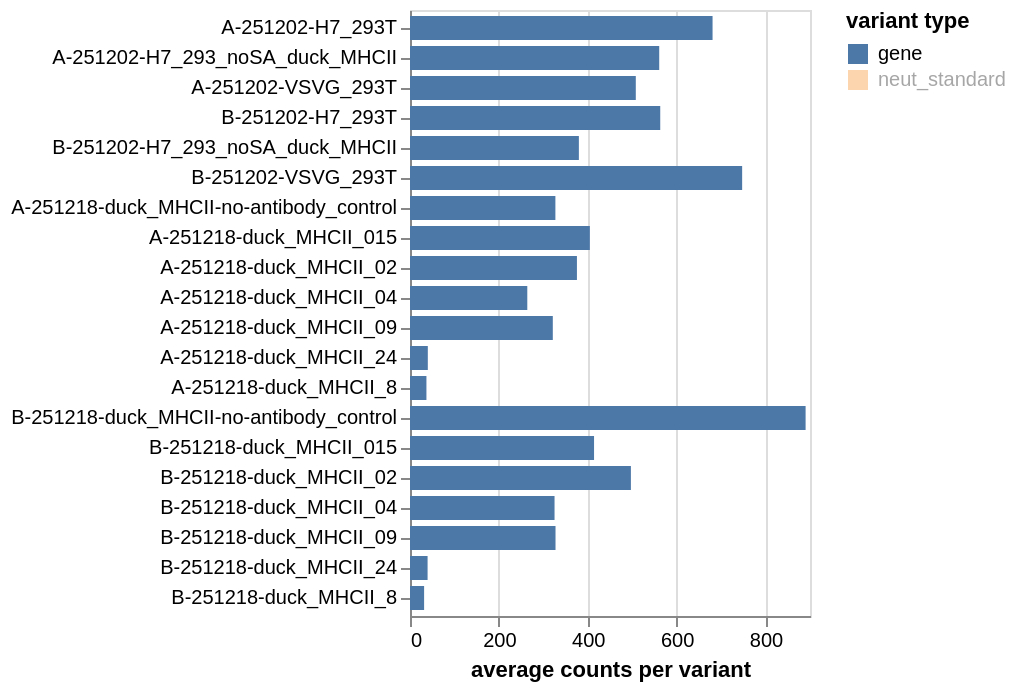

Write notebook code for a chart like this one.
### Markdown cell above
## Counts of each target type
We may have different target types in addition to the gene, such as a spike-in or neutralization standard.
Plot the average counts per variant of each target type:

### Code cell
avg_counts_by_target = variants.avgCountsPerVariant(libraries=variants.libraries).merge(
    barcode_runs, validate="many_to_one"
)

target_selection = alt.selection_point(fields=["target"], bind="legend", value="gene")

avg_counts_by_target_chart = (
    alt.Chart(avg_counts_by_target)
    .encode(
        x=alt.X("avg_counts_per_variant", title="average counts per variant"),
        y=alt.Y("sample", title=None, sort=samples),
        yOffset="target",
        color=alt.Color(
            "target",
            title="variant type",
            scale=alt.Scale(domain=avg_counts_by_target["target"].unique()),
        ),
        tooltip=[
            alt.Tooltip(c, format=".3g") if c == "avg_count_per_variant" else c
            for c in avg_counts_by_target.columns
        ],
    )
    .mark_bar()
    .properties(width=200, height=alt.Step(15, **{"for": "position"}))
    .configure_axis(labelLimit=500)
    .add_params(*selections, target_selection)
    .transform_filter(target_selection)
)
for selection in selections:
    avg_counts_by_target_chart = avg_counts_by_target_chart.transform_filter(selection)

avg_counts_by_target_chart

### Figure 1 — Vega-Lite specification as saved in the notebook (floating-point values rounded to 4 significant figures)
{"config": {"view": {"continuousWidth": 300, "continuousHeight": 300}, "axis": {"labelLimit": 500}}, "data": {"name": "data-c1f655ba44fc00f20a52ad359c35ec49"}, "mark": {"type": "bar"}, "encoding": {"color": {"field": "target", "scale": {"domain": ["gene", "neut_standard"]}, "title": "variant type", "type": "nominal"}, "tooltip": [{"field": "target", "type": "nominal"}, {"field": "library", "type": "nominal"}, {"field": "sample", "type": "nominal"}, {"field": "avg_counts_per_variant", "type": "quantitative"}, {"field": "date", "type": "nominal"}], "x": {"field": "avg_counts_per_variant", "title": "average counts per variant", "type": "quantitative"}, "y": {"field": "sample", "sort": ["A-251202-H7_293T", "A-251202-H7_293_noSA_duck_MHCII", "A-251202-VSVG_293T", "B-251202-H7_293T", "B-251202-H7_293_noSA_duck_MHCII", "B-251202-VSVG_293T", "A-251218-duck_MHCII-no-antibody_control", "A-251218-duck_MHCII_015", "A-251218-duck_MHCII_02", "A-251218-duck_MHCII_04", "A-251218-duck_MHCII_09", "A-251218-duck_MHCII_24", "A-251218-duck_MHCII_8", "B-251218-duck_MHCII-no-antibody_control", "B-251218-duck_MHCII_015", "B-251218-duck_MHCII_02", "B-251218-duck_MHCII_04", "B-251218-duck_MHCII_09", "B-251218-duck_MHCII_24", "B-251218-duck_MHCII_8"], "title": null, "type": "nominal"}, "yOffset": {"field": "target", "type": "nominal"}}, "height": {"step": 15, "for": "position"}, "params": [{"name": "param_1", "select": {"type": "point", "fields": ["library"]}, "bind": {"input": "select", "options": [null, "A", "B"], "labels": ["all", "A", "B"], "name": "library"}}, {"name": "param_2", "select": {"type": "point", "fields": ["date"]}, "bind": {"input": "select", "options": [null, "2025-12-02", "2025-12-18"], "labels": ["all", "2025-12-02", "2025-12-18"], "name": "date"}}, {"name": "param_4", "select": {"type": "point", "fields": ["target"]}, "bind": "legend", "value": "gene"}], "transform": [{"filter": {"param": "param_4"}}, {"filter": {"param": "param_1"}}, {"filter": {"param": "param_2"}}], "width": 200, "$schema": "https://vega.github.io/schema/vega-lite/v5.20.1.json", "datasets": {"data-c1f655ba44fc00f20a52ad359c35ec49": [{"target": "gene", "library": "A", "sample": "A-251202-H7_293T", "avg_counts_per_variant": 680.8, "date": "2025-12-02"}, {"target": "gene", "library": "A", "sample": "A-251202-H7_293_noSA_duck_MHCII", "avg_counts_per_variant": 560.7, "date": "2025-12-02"}, {"target": "gene", "library": "A", "sample": "A-251202-VSVG_293T", "avg_counts_per_variant": 508.0, "date": "2025-12-02"}, {"target": "gene", "library": "A", "sample": "A-251218-duck_MHCII-no-antibody_control", "avg_counts_per_variant": 327.1, "date": "2025-12-18"}, {"target": "gene", "library": "A", "sample": "A-251218-duck_MHCII_015", "avg_counts_per_variant": 404.7, "date": "2025-12-18"}, {"target": "gene", "library": "A", "sample": "A-251218-duck_MHCII_02", "avg_counts_per_variant": 375.6, "date": "2025-12-18"}, {"target": "gene", "library": "A", "sample": "A-251218-duck_MHCII_04", "avg_counts_per_variant": 263.9, "date": "2025-12-18"}, {"target": "gene", "library": "A", "sample": "A-251218-duck_MHCII_09", "avg_counts_per_variant": 321.3, "date": "2025-12-18"}, {"target": "gene", "library": "A", "sample": "A-251218-duck_MHCII_24", "avg_counts_per_variant": 40.1, "date": "2025-12-18"}, {"target": "gene", "library": "A", "sample": "A-251218-duck_MHCII_8", "avg_counts_per_variant": 36.99, "date": "2025-12-18"}, {"target": "gene", "library": "B", "sample": "B-251202-H7_293T", "avg_counts_per_variant": 563.0, "date": "2025-12-02"}, {"target": "gene", "library": "B", "sample": "B-251202-H7_293_noSA_duck_MHCII", "avg_counts_per_variant": 380.0, "date": "2025-12-02"}, {"target": "gene", "library": "B", "sample": "B-251202-VSVG_293T", "avg_counts_per_variant": 747.3, "date": "2025-12-02"}, {"target": "gene", "library": "B", "sample": "B-251218-duck_MHCII-no-antibody_control", "avg_counts_per_variant": 890.1, "date": "2025-12-18"}, {"target": "gene", "library": "B", "sample": "B-251218-duck_MHCII_015", "avg_counts_per_variant": 414.1, "date": "2025-12-18"}, {"target": "gene", "library": "B", "sample": "B-251218-duck_MHCII_02", "avg_counts_per_variant": 497.0, "date": "2025-12-18"}, {"target": "gene", "library": "B", "sample": "B-251218-duck_MHCII_04", "avg_counts_per_variant": 325.2, "date": "2025-12-18"}, {"target": "gene", "library": "B", "sample": "B-251218-duck_MHCII_09", "avg_counts_per_variant": 327.4, "date": "2025-12-18"}, {"target": "gene", "library": "B", "sample": "B-251218-duck_MHCII_24", "avg_counts_per_variant": 39.57, "date": "2025-12-18"}, {"target": "gene", "library": "B", "sample": "B-251218-duck_MHCII_8", "avg_counts_per_variant": 31.74, "date": "2025-12-18"}, {"target": "neut_standard", "library": "A", "sample": "A-251202-H7_293T", "avg_counts_per_variant": 6.875, "date": "2025-12-02"}, {"target": "neut_standard", "library": "A", "sample": "A-251202-H7_293_noSA_duck_MHCII", "avg_counts_per_variant": 7.75, "date": "2025-12-02"}, {"target": "neut_standard", "library": "A", "sample": "A-251202-VSVG_293T", "avg_counts_per_variant": 3.625, "date": "2025-12-02"}, {"target": "neut_standard", "library": "A", "sample": "A-251218-duck_MHCII-no-antibody_control", "avg_counts_per_variant": 939200.0, "date": "2025-12-18"}, {"target": "neut_standard", "library": "A", "sample": "A-251218-duck_MHCII_015", "avg_counts_per_variant": 3579000.0, "date": "2025-12-18"}, {"target": "neut_standard", "library": "A", "sample": "A-251218-duck_MHCII_02", "avg_counts_per_variant": 3185000.0, "date": "2025-12-18"}, {"target": "neut_standard", "library": "A", "sample": "A-251218-duck_MHCII_04", "avg_counts_per_variant": 2432000.0, "date": "2025-12-18"}, {"target": "neut_standard", "library": "A", "sample": "A-251218-duck_MHCII_09", "avg_counts_per_variant": 3526000.0, "date": "2025-12-18"}, {"target": "neut_standard", "library": "A", "sample": "A-251218-duck_MHCII_24", "avg_counts_per_variant": 4406000.0, "date": "2025-12-18"}, {"target": "neut_standard", "library": "A", "sample": "A-251218-duck_MHCII_8", "avg_counts_per_variant": 2314000.0, "date": "2025-12-18"}, {"target": "neut_standard", "library": "B", "sample": "B-251202-H7_293T", "avg_counts_per_variant": 6.75, "date": "2025-12-02"}, {"target": "neut_standard", "library": "B", "sample": "B-251202-H7_293_noSA_duck_MHCII", "avg_counts_per_variant": 2.75, "date": "2025-12-02"}, {"target": "neut_standard", "library": "B", "sample": "B-251202-VSVG_293T", "avg_counts_per_variant": 19.38, "date": "2025-12-02"}, {"target": "neut_standard", "library": "B", "sample": "B-251218-duck_MHCII-no-antibody_control", "avg_counts_per_variant": 6633000.0, "date": "2025-12-18"}, {"target": "neut_standard", "library": "B", "sample": "B-251218-duck_MHCII_015", "avg_counts_per_variant": 3257000.0, "date": "2025-12-18"}, {"target": "neut_standard", "library": "B", "sample": "B-251218-duck_MHCII_02", "avg_counts_per_variant": 3873000.0, "date": "2025-12-18"}, {"target": "neut_standard", "library": "B", "sample": "B-251218-duck_MHCII_04", "avg_counts_per_variant": 4196000.0, "date": "2025-12-18"}, {"target": "neut_standard", "library": "B", "sample": "B-251218-duck_MHCII_09", "avg_counts_per_variant": 3998000.0, "date": "2025-12-18"}, {"target": "neut_standard", "library": "B", "sample": "B-251218-duck_MHCII_24", "avg_counts_per_variant": 4399000.0, "date": "2025-12-18"}, {"target": "neut_standard", "library": "B", "sample": "B-251218-duck_MHCII_8", "avg_counts_per_variant": 4056000.0, "date": "2025-12-18"}]}}
